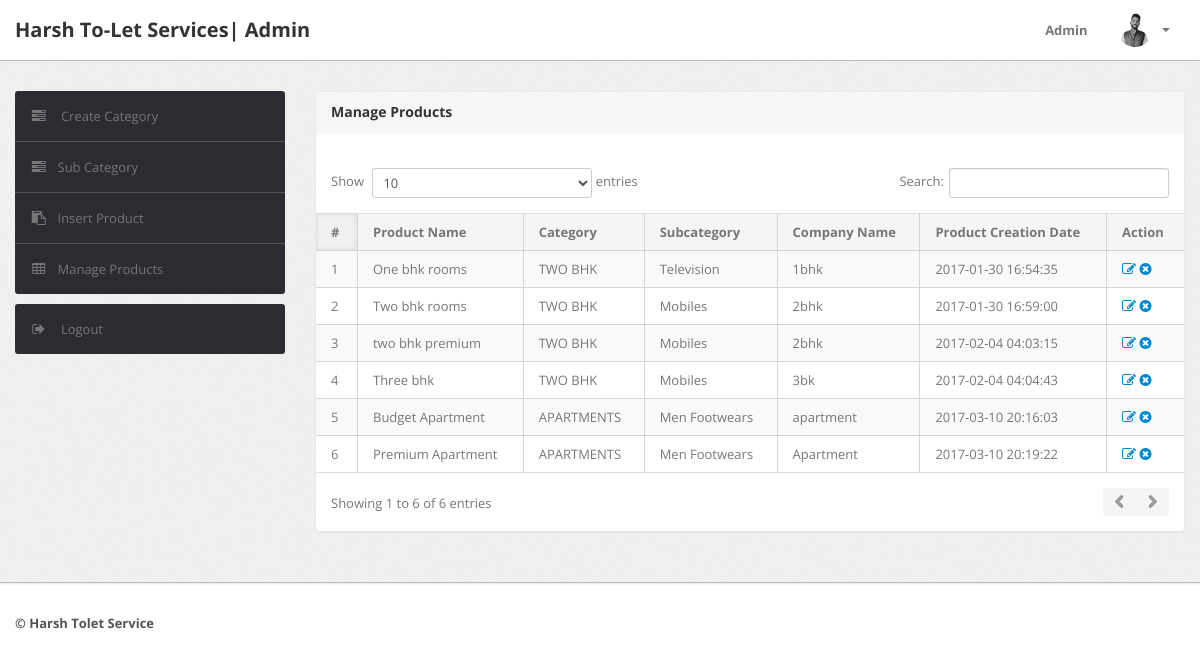
Page /Searching/admin/manage-products.php (signed in) on the earlier database version.
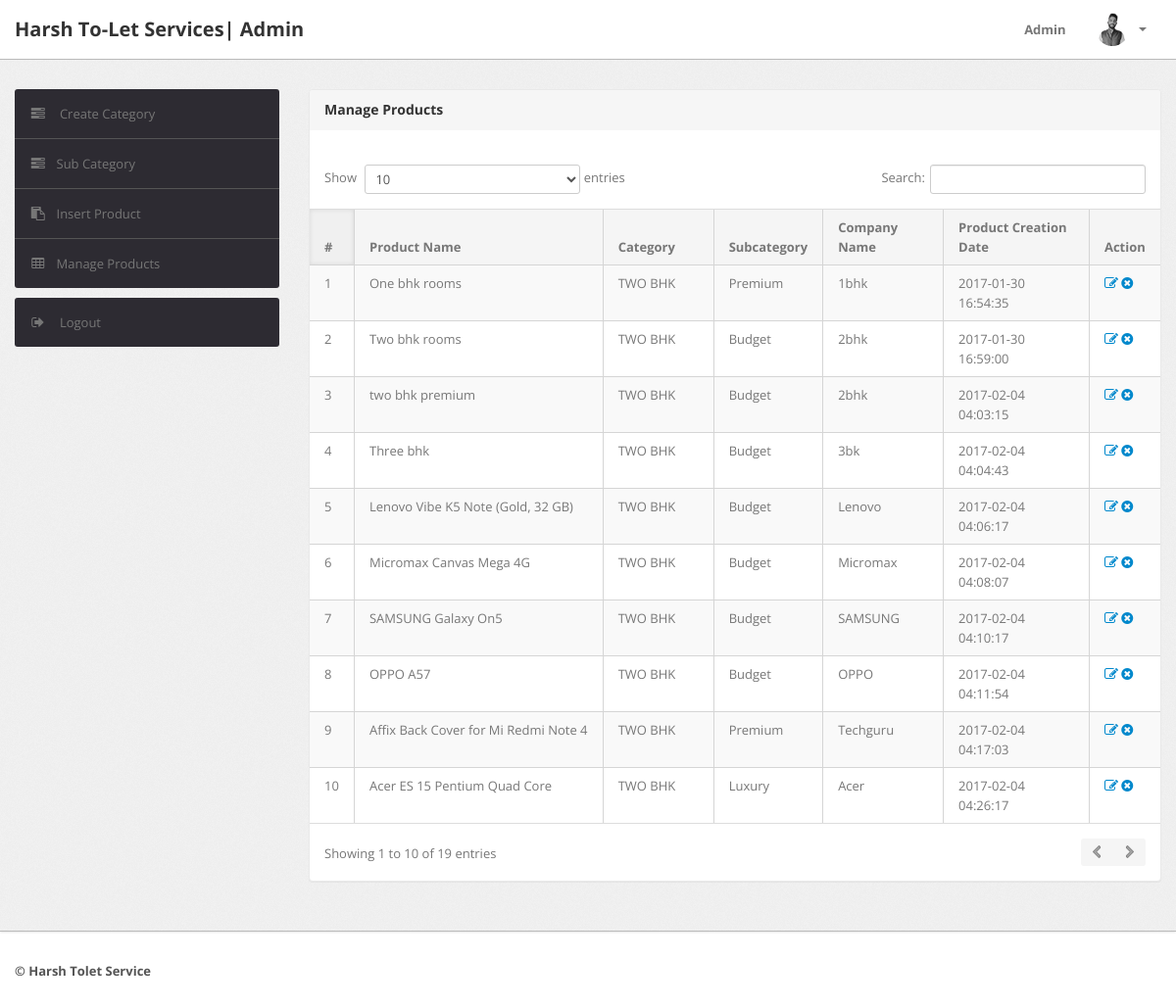
Same page on the later database version.
### tables this page shows
CREATE TABLE `products` (
  `id` int(11) NOT NULL,
  `category` int(11) NOT NULL,
  `subCategory` int(11) DEFAULT NULL,
  `productName` varchar(255) DEFAULT NULL,
  `productCompany` varchar(255) DEFAULT NULL,
  `productPrice` int(11) DEFAULT NULL,
  `productPriceBeforeDiscount` int(11) DEFAULT NULL,
  `productDescription` longtext,
  `productImage1` varchar(255) DEFAULT NULL,
  `productImage2` varchar(255) DEFAULT NULL,
  `productImage3` varchar(255) DEFAULT NULL,
  `shippingCharge` int(11) DEFAULT NULL,
  `productAvailability` varchar(255) DEFAULT NULL,
  `postingDate` timestamp NULL DEFAULT CURRENT_TIMESTAMP,
  `updationDate` varchar(255) DEFAULT NULL
);

CREATE TABLE `category` (
  `id` int(11) NOT NULL,
  `categoryName` varchar(255) DEFAULT NULL,
  `categoryDescription` longtext,
  `creationDate` timestamp NOT NULL DEFAULT CURRENT_TIMESTAMP,
  `updationDate` varchar(255) DEFAULT NULL
);

CREATE TABLE `subcategory` (
  `id` int(11) NOT NULL,
  `categoryid` int(11) DEFAULT NULL,
  `subcategory` varchar(255) DEFAULT NULL,
  `creationDate` timestamp NULL DEFAULT CURRENT_TIMESTAMP,
  `updationDate` varchar(255) DEFAULT NULL
);

### Searching/admin/manage-products.php (the view, shortened to what this page needs)
<?php
include('include/config.php');
if(strlen($_SESSION['alogin'])==0)
	{
header('location:index.php');
}
else{
?>
<!DOCTYPE html>
<html lang="en">
<head>
	<link type="text/css" href="bootstrap/css/bootstrap.min.css" rel="stylesheet">
	<link type="text/css" href="bootstrap/css/bootstrap-responsive.min.css" rel="stylesheet">
	<link type="text/css" href="css/theme.css" rel="stylesheet">
	<link type="text/css" href="images/icons/css/font-awesome.css" rel="stylesheet">
</head>
<body>
<?php include('include/header.php');?>
	<div class="wrapper">
		<div class="container">
			<div class="row">
<?php include('include/sidebar.php');?>
			<div class="span9">
					<div class="content">
	<div class="module">
							<div class="module-head">
								<h3>Manage Products</h3>
							</div>
							<div class="module-body table">
									<br />
								<table cellpadding="0" cellspacing="0" border="0" class="datatable-1 table table-bordered table-striped	 display" width="100%">
									<thead>
										<tr>
											<th>#</th>
											<th>Product Name</th>
											<th>Category </th>
											<th>Subcategory</th>
											<th>Company Name</th>
											<th>Product Creation Date</th>
											<th>Action</th>
										</tr>
									</thead>
									<tbody>
<?php $query=mysqli_query($con,"select products.*,category.categoryName,subcategory.subcategory from products join category on category.id=products.category join subcategory on subcategory.id=products.subCategory");
$cnt=1;
while($row=mysqli_fetch_array($query))
{
?>
										<tr>
											<td><?php echo htmlentities($cnt);?></td>
											<td><?php echo htmlentities($row['productName']);?></td>
											<td><?php echo htmlentities($row['categoryName']);?></td>
											<td> <?php echo htmlentities($row['subcategory']);?></td>
											<td><?php echo htmlentities($row['productCompany']);?></td>
											<td><?php echo htmlentities($row['postingDate']);?></td>
											<td>
											<a href="edit-products.php?id=<?php echo $row['id']?>" ><i class="icon-edit"></i></a>
											<a href="manage-products.php?id=<?php echo $row['id']?>&del=delete" onClick="return confirm('Are you sure you want to delete?')"><i class="icon-remove-sign"></i></a></td>
										</tr>
										<?php $cnt=$cnt+1; } ?>
								</table>
							</div>
						</div>
					</div>
				</div>
			</div>
		</div>
	</div>
<?php include('include/footer.php');?>
</body>
<?php } ?>

Differences in the rows shown:
no longer on this page (row unchanged): products: productName "Budget Apartment", category.categoryName "APARTMENTS", subcategory.subcategory "Men Footwears", productCompany "apartment", postingDate "2017-03-10 20:16:03"
no longer on this page (row edited): products: productName "Premium Apartment", category.categoryName "APARTMENTS", subcategory.subcategory "Men Footwears", productCompany "Apartment", postingDate "2017-03-10 20:19:22"
changed through a linked row, products "One bhk rooms": subcategory.subcategory "Television" → "Premium"
changed through a linked row, products "Two bhk rooms": subcategory.subcategory "Mobiles" → "Budget"
changed through a linked row, products "two bhk premium": subcategory.subcategory "Mobiles" → "Budget"
changed through a linked row, products "Three bhk": subcategory.subcategory "Mobiles" → "Budget"
added products: productName "Lenovo Vibe K5 Note (Gold, 32 GB)", category.categoryName "TWO BHK", subcategory.subcategory "Budget", productCompany "Lenovo", postingDate "2017-02-04 04:06:17"
added products: productName "Micromax Canvas Mega 4G", category.categoryName "TWO BHK", subcategory.subcategory "Budget", productCompany "Micromax", postingDate "2017-02-04 04:08:07"
added products: productName "SAMSUNG Galaxy On5", category.categoryName "TWO BHK", subcategory.subcategory "Budget", productCompany "SAMSUNG", postingDate "2017-02-04 04:10:17"
added products: productName "OPPO A57", category.categoryName "TWO BHK", subcategory.subcategory "Budget", productCompany "OPPO", postingDate "2017-02-04 04:11:54"
added products: productName "Affix Back Cover for Mi Redmi Note 4", category.categoryName "TWO BHK", subcategory.subcategory "Premium", productCompany "Techguru", postingDate "2017-02-04 04:17:03"
added products: productName "Acer ES 15 Pentium Quad Core", category.categoryName "TWO BHK", subcategory.subcategory "Luxury", productCompany "Acer", postingDate "2017-02-04 04:26:17"
Other differences:
text written by a page script: "Show entries Search: Showing 1 to 6 of 6 entries" → "Show entries Search: Showing 1 to 10 of 19 entries"
